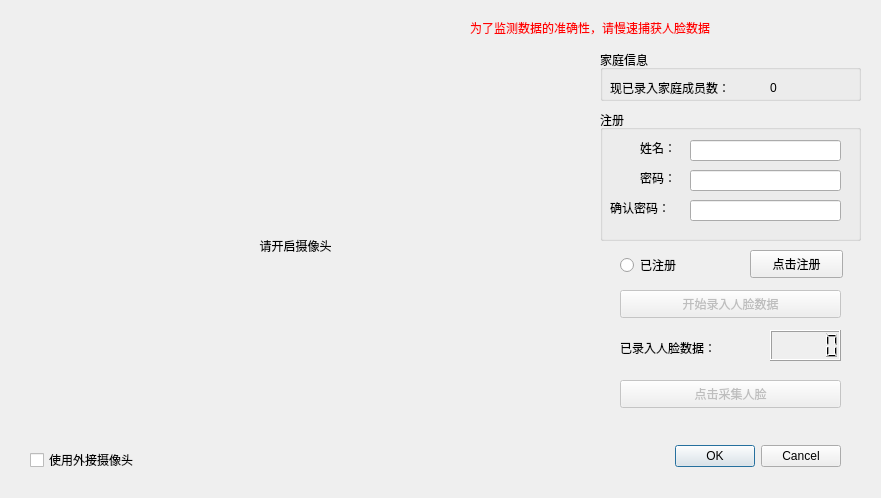
<?xml version="1.0" encoding="UTF-8"?>
<ui version="4.0">
 <class>Dialog</class>
 <widget class="QDialog" name="Dialog">
  <property name="geometry">
   <rect>
    <x>0</x>
    <y>0</y>
    <width>881</width>
    <height>498</height>
   </rect>
  </property>
  <property name="windowTitle">
   <string>Dialog</string>
  </property>
  <widget class="QDialogButtonBox" name="buttonBox">
   <property name="geometry">
    <rect>
     <x>580</x>
     <y>440</y>
     <width>261</width>
     <height>32</height>
    </rect>
   </property>
   <property name="orientation">
    <enum>Qt::Horizontal</enum>
   </property>
   <property name="standardButtons">
    <set>QDialogButtonBox::Cancel|QDialogButtonBox::Ok</set>
   </property>
  </widget>
  <widget class="QCheckBox" name="checkBox">
   <property name="geometry">
    <rect>
     <x>30</x>
     <y>440</y>
     <width>131</width>
     <height>40</height>
    </rect>
   </property>
   <property name="text">
    <string>使用外接摄像头</string>
   </property>
  </widget>
  <widget class="QPushButton" name="pushButton_2">
   <property name="enabled">
    <bool>false</bool>
   </property>
   <property name="geometry">
    <rect>
     <x>620</x>
     <y>290</y>
     <width>221</width>
     <height>28</height>
    </rect>
   </property>
   <property name="text">
    <string>开始录入人脸数据</string>
   </property>
  </widget>
  <widget class="QLabel" name="label">
   <property name="geometry">
    <rect>
     <x>470</x>
     <y>20</y>
     <width>331</width>
     <height>16</height>
    </rect>
   </property>
   <property name="styleSheet">
    <string notr="true">color:rgb(255, 0, 0);</string>
   </property>
   <property name="text">
    <string>为了监测数据的准确性，请慢速捕获人脸数据</string>
   </property>
  </widget>
  <widget class="QGroupBox" name="groupBox_2">
   <property name="geometry">
    <rect>
     <x>600</x>
     <y>110</y>
     <width>261</width>
     <height>131</height>
    </rect>
   </property>
   <property name="title">
    <string>注册</string>
   </property>
   <widget class="QLabel" name="label_2">
    <property name="geometry">
     <rect>
      <x>40</x>
      <y>30</y>
      <width>41</width>
      <height>16</height>
     </rect>
    </property>
    <property name="text">
     <string>姓名：</string>
    </property>
   </widget>
   <widget class="QLineEdit" name="nameInput">
    <property name="geometry">
     <rect>
      <x>90</x>
      <y>30</y>
      <width>151</width>
      <height>21</height>
     </rect>
    </property>
   </widget>
   <widget class="QLabel" name="label_6">
    <property name="geometry">
     <rect>
      <x>40</x>
      <y>60</y>
      <width>41</width>
      <height>16</height>
     </rect>
    </property>
    <property name="text">
     <string>密码：</string>
    </property>
   </widget>
   <widget class="QLabel" name="label_7">
    <property name="geometry">
     <rect>
      <x>10</x>
      <y>90</y>
      <width>81</width>
      <height>16</height>
     </rect>
    </property>
    <property name="text">
     <string>确认密码：</string>
    </property>
   </widget>
   <widget class="QLineEdit" name="lineEdit_2">
    <property name="geometry">
     <rect>
      <x>90</x>
      <y>90</y>
      <width>151</width>
      <height>21</height>
     </rect>
    </property>
    <property name="echoMode">
     <enum>QLineEdit::PasswordEchoOnEdit</enum>
    </property>
   </widget>
   <widget class="QLineEdit" name="lineEdit_3">
    <property name="geometry">
     <rect>
      <x>90</x>
      <y>60</y>
      <width>151</width>
      <height>21</height>
     </rect>
    </property>
    <property name="echoMode">
     <enum>QLineEdit::PasswordEchoOnEdit</enum>
    </property>
   </widget>
  </widget>
  <widget class="QGroupBox" name="groupBox_3">
   <property name="geometry">
    <rect>
     <x>600</x>
     <y>50</y>
     <width>261</width>
     <height>51</height>
    </rect>
   </property>
   <property name="title">
    <string>家庭信息</string>
   </property>
   <widget class="QLabel" name="label_4">
    <property name="geometry">
     <rect>
      <x>10</x>
      <y>30</y>
      <width>151</width>
      <height>16</height>
     </rect>
    </property>
    <property name="text">
     <string>现已录入家庭成员数：</string>
    </property>
   </widget>
   <widget class="QLabel" name="label_5">
    <property name="geometry">
     <rect>
      <x>170</x>
      <y>30</y>
      <width>72</width>
      <height>15</height>
     </rect>
    </property>
    <property name="text">
     <string>0</string>
    </property>
   </widget>
  </widget>
  <widget class="QPushButton" name="pushButton">
   <property name="geometry">
    <rect>
     <x>750</x>
     <y>250</y>
     <width>93</width>
     <height>28</height>
    </rect>
   </property>
   <property name="text">
    <string>点击注册</string>
   </property>
  </widget>
  <widget class="QLCDNumber" name="lcdNumber">
   <property name="geometry">
    <rect>
     <x>770</x>
     <y>330</y>
     <width>71</width>
     <height>31</height>
    </rect>
   </property>
  </widget>
  <widget class="QLabel" name="label_8">
   <property name="geometry">
    <rect>
     <x>620</x>
     <y>340</y>
     <width>131</width>
     <height>16</height>
    </rect>
   </property>
   <property name="text">
    <string>已录入人脸数据：</string>
   </property>
  </widget>
  <widget class="QPushButton" name="pushButton_4">
   <property name="enabled">
    <bool>false</bool>
   </property>
   <property name="geometry">
    <rect>
     <x>620</x>
     <y>380</y>
     <width>221</width>
     <height>28</height>
    </rect>
   </property>
   <property name="text">
    <string>点击采集人脸</string>
   </property>
  </widget>
  <widget class="QRadioButton" name="radioButton">
   <property name="geometry">
    <rect>
     <x>620</x>
     <y>250</y>
     <width>71</width>
     <height>30</height>
    </rect>
   </property>
   <property name="text">
    <string>已注册</string>
   </property>
  </widget>
  <widget class="QLabel" name="label_3">
   <property name="geometry">
    <rect>
     <x>10</x>
     <y>50</y>
     <width>571</width>
     <height>391</height>
    </rect>
   </property>
   <property name="text">
    <string>请开启摄像头</string>
   </property>
   <property name="alignment">
    <set>Qt::AlignCenter</set>
   </property>
  </widget>
 </widget>
 <resources/>
 <connections>
  <connection>
   <sender>buttonBox</sender>
   <signal>accepted()</signal>
   <receiver>Dialog</receiver>
   <slot>accept()</slot>
   <hints>
    <hint type="sourcelabel">
     <x>248</x>
     <y>254</y>
    </hint>
    <hint type="destinationlabel">
     <x>157</x>
     <y>274</y>
    </hint>
   </hints>
  </connection>
  <connection>
   <sender>buttonBox</sender>
   <signal>rejected()</signal>
   <receiver>Dialog</receiver>
   <slot>reject()</slot>
   <hints>
    <hint type="sourcelabel">
     <x>316</x>
     <y>260</y>
    </hint>
    <hint type="destinationlabel">
     <x>286</x>
     <y>274</y>
    </hint>
   </hints>
  </connection>
 </connections>
</ui>
